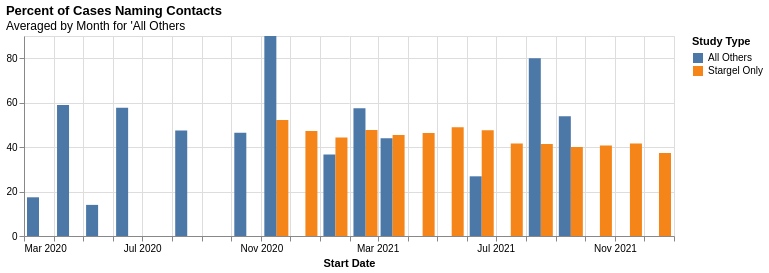

Notebook source saved alongside this figure:
### Code cell
title = alt.TitleParams(
    "Percent of Cases Naming Contacts",
    subtitle=["Averaged by Month for 'All Others"],
    anchor='start'
)

alt.Chart(df).mark_bar().encode(
    alt.X('yearmonth(Start Date):T', title='Start Date'),
    alt.Y('average(Percent of Cases Naming Contacts):Q', title=''),
    alt.Color('Study Type:N'),
    xOffset='Study Type:N'
).properties(
    width=650,
    height=200,
    title=title
)

### Figure 1 — Vega-Lite specification as saved in the notebook (floating-point values rounded to 4 significant figures; data arrays with more than 128 entries replaced by an {"elided": "..."} marker saying what was removed)
{"config": {"view": {"continuousWidth": 300, "continuousHeight": 300}}, "data": {"name": "data-503d21de336a0d6f3384e78ba1d660c0"}, "mark": {"type": "bar"}, "encoding": {"color": {"field": "Study Type", "type": "nominal"}, "x": {"field": "Start Date", "timeUnit": "yearmonth", "title": "Start Date", "type": "temporal"}, "xOffset": {"field": "Study Type", "type": "nominal"}, "y": {"aggregate": "average", "field": "Percent of Cases Naming Contacts", "title": "", "type": "quantitative"}}, "height": 200, "title": {"text": "Percent of Cases Naming Contacts", "anchor": "start", "subtitle": ["Averaged by Month for 'All Others"]}, "width": 650, "$schema": "https://vega.github.io/schema/vega-lite/v5.20.1.json", "datasets": {"data-503d21de336a0d6f3384e78ba1d660c0": {"elided": "264 records"}}}
